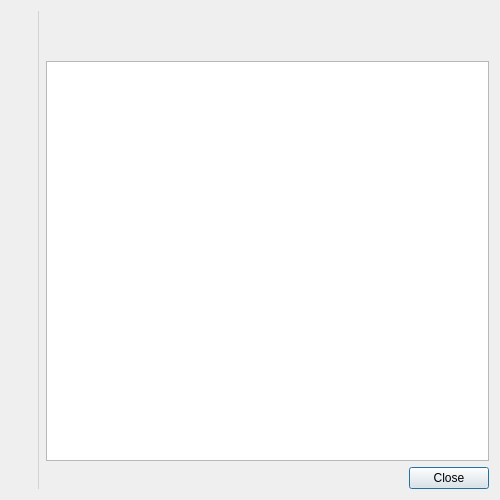
<?xml version="1.0" encoding="UTF-8"?>
<ui version="4.0">
 <class>AboutDialog</class>
 <widget class="QDialog" name="AboutDialog">
  <property name="geometry">
   <rect>
    <x>0</x>
    <y>0</y>
    <width>500</width>
    <height>500</height>
   </rect>
  </property>
  <property name="focusPolicy">
   <enum>Qt::StrongFocus</enum>
  </property>
  <property name="windowTitle">
   <string>About</string>
  </property>
  <property name="windowIcon">
   <iconset resource="../../data/icons.qrc">
    <normaloff>:/icons/64x64/mango.png</normaloff>:/icons/64x64/mango.png</iconset>
  </property>
  <property name="styleSheet">
   <string notr="true">#line {
  color: lightgrey;
}
</string>
  </property>
  <layout class="QHBoxLayout" name="horizontalLayout_2">
   <property name="sizeConstraint">
    <enum>QLayout::SetMinimumSize</enum>
   </property>
   <item>
    <layout class="QHBoxLayout" name="layout_about">
     <property name="sizeConstraint">
      <enum>QLayout::SetMinimumSize</enum>
     </property>
     <item>
      <layout class="QVBoxLayout" name="layout_left">
       <item>
        <widget class="QLabel" name="label_icon">
         <property name="pixmap">
          <pixmap resource="../../data/icons.qrc">:/icons/64x64/mango.png</pixmap>
         </property>
         <property name="scaledContents">
          <bool>false</bool>
         </property>
        </widget>
       </item>
       <item>
        <spacer name="spacer_left">
         <property name="orientation">
          <enum>Qt::Vertical</enum>
         </property>
         <property name="sizeHint" stdset="0">
          <size>
           <width>20</width>
           <height>40</height>
          </size>
         </property>
        </spacer>
       </item>
      </layout>
     </item>
     <item>
      <widget class="Line" name="line">
       <property name="minimumSize">
        <size>
         <width>2</width>
         <height>2</height>
        </size>
       </property>
       <property name="baseSize">
        <size>
         <width>1</width>
         <height>1</height>
        </size>
       </property>
       <property name="frameShadow">
        <enum>QFrame::Plain</enum>
       </property>
       <property name="orientation">
        <enum>Qt::Vertical</enum>
       </property>
      </widget>
     </item>
     <item>
      <layout class="QVBoxLayout" name="layout_right">
       <property name="sizeConstraint">
        <enum>QLayout::SetMinimumSize</enum>
       </property>
       <item>
        <widget class="QLabel" name="label_title">
         <property name="sizePolicy">
          <sizepolicy hsizetype="Minimum" vsizetype="Minimum">
           <horstretch>0</horstretch>
           <verstretch>0</verstretch>
          </sizepolicy>
         </property>
         <property name="text">
          <string/>
         </property>
         <property name="alignment">
          <set>Qt::AlignLeading|Qt::AlignLeft|Qt::AlignTop</set>
         </property>
         <property name="wordWrap">
          <bool>true</bool>
         </property>
        </widget>
       </item>
       <item>
        <widget class="QLabel" name="label_text">
         <property name="sizePolicy">
          <sizepolicy hsizetype="Minimum" vsizetype="Minimum">
           <horstretch>0</horstretch>
           <verstretch>0</verstretch>
          </sizepolicy>
         </property>
         <property name="text">
          <string/>
         </property>
         <property name="alignment">
          <set>Qt::AlignLeading|Qt::AlignLeft|Qt::AlignTop</set>
         </property>
         <property name="wordWrap">
          <bool>true</bool>
         </property>
         <property name="openExternalLinks">
          <bool>true</bool>
         </property>
         <property name="textInteractionFlags">
          <set>Qt::LinksAccessibleByMouse|Qt::TextSelectableByMouse</set>
         </property>
        </widget>
       </item>
       <item>
        <spacer name="spacer_middle">
         <property name="orientation">
          <enum>Qt::Vertical</enum>
         </property>
         <property name="sizeType">
          <enum>QSizePolicy::Fixed</enum>
         </property>
         <property name="sizeHint" stdset="0">
          <size>
           <width>20</width>
           <height>10</height>
          </size>
         </property>
        </spacer>
       </item>
       <item>
        <widget class="QTextBrowser" name="text_contributors">
         <property name="minimumSize">
          <size>
           <width>0</width>
           <height>200</height>
          </size>
         </property>
         <property name="openExternalLinks">
          <bool>true</bool>
         </property>
        </widget>
       </item>
       <item>
        <spacer name="spacer_bottom">
         <property name="orientation">
          <enum>Qt::Vertical</enum>
         </property>
         <property name="sizeType">
          <enum>QSizePolicy::Minimum</enum>
         </property>
         <property name="sizeHint" stdset="0">
          <size>
           <width>0</width>
           <height>0</height>
          </size>
         </property>
        </spacer>
       </item>
       <item>
        <widget class="QDialogButtonBox" name="buttonBox">
         <property name="orientation">
          <enum>Qt::Horizontal</enum>
         </property>
         <property name="standardButtons">
          <set>QDialogButtonBox::Close</set>
         </property>
        </widget>
       </item>
      </layout>
     </item>
    </layout>
   </item>
  </layout>
 </widget>
 <resources>
  <include location="../../data/data.qrc"/>
  <include location="../../data/icons.qrc"/>
 </resources>
 <connections>
  <connection>
   <sender>buttonBox</sender>
   <signal>accepted()</signal>
   <receiver>AboutDialog</receiver>
   <slot>accept()</slot>
   <hints>
    <hint type="sourcelabel">
     <x>257</x>
     <y>460</y>
    </hint>
    <hint type="destinationlabel">
     <x>157</x>
     <y>274</y>
    </hint>
   </hints>
  </connection>
  <connection>
   <sender>buttonBox</sender>
   <signal>rejected()</signal>
   <receiver>AboutDialog</receiver>
   <slot>reject()</slot>
   <hints>
    <hint type="sourcelabel">
     <x>325</x>
     <y>460</y>
    </hint>
    <hint type="destinationlabel">
     <x>286</x>
     <y>274</y>
    </hint>
   </hints>
  </connection>
 </connections>
</ui>
